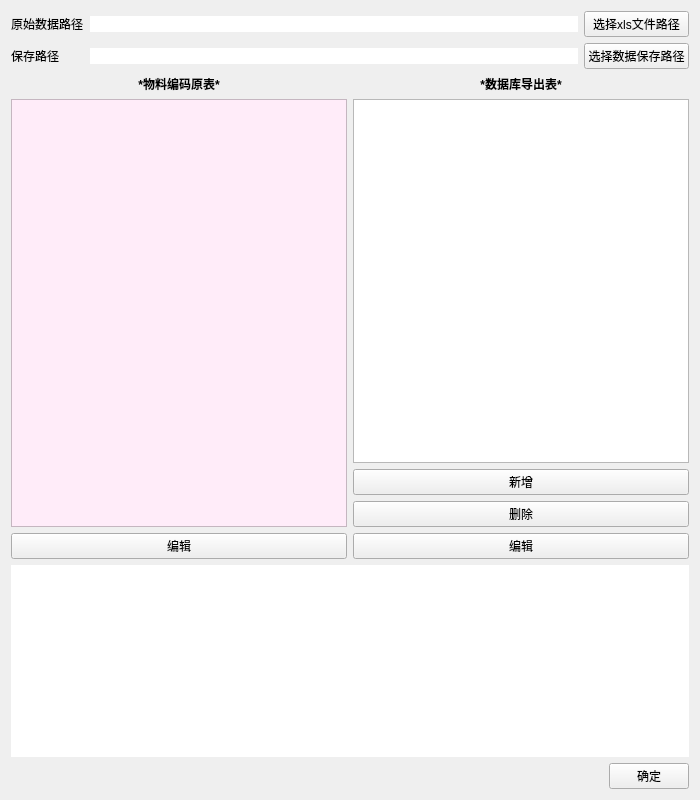
<?xml version="1.0" encoding="UTF-8"?>
<ui version="4.0">
 <class>Form</class>
 <widget class="QWidget" name="Form">
  <property name="geometry">
   <rect>
    <x>0</x>
    <y>0</y>
    <width>700</width>
    <height>800</height>
   </rect>
  </property>
  <property name="windowTitle">
   <string>数据库生成脚本</string>
  </property>
  <property name="styleSheet">
   <string notr="true">QLineEdit{
border: none;
}
QPlainTextEdit{
border: none;
}</string>
  </property>
  <layout class="QVBoxLayout" name="verticalLayout_3" stretch="0,1,0,0">
   <item>
    <layout class="QGridLayout" name="gridLayout" rowstretch="2,0">
     <item row="1" column="0">
      <widget class="QLabel" name="label_2">
       <property name="text">
        <string>保存路径</string>
       </property>
      </widget>
     </item>
     <item row="1" column="2">
      <widget class="QPushButton" name="pushButton_2">
       <property name="text">
        <string>选择数据保存路径</string>
       </property>
      </widget>
     </item>
     <item row="0" column="0">
      <widget class="QLabel" name="label">
       <property name="text">
        <string>原始数据路径</string>
       </property>
      </widget>
     </item>
     <item row="0" column="2">
      <widget class="QPushButton" name="pushButton">
       <property name="text">
        <string>选择xls文件路径</string>
       </property>
      </widget>
     </item>
     <item row="1" column="1">
      <widget class="QLineEdit" name="lineEdit_2">
       <property name="readOnly">
        <bool>true</bool>
       </property>
      </widget>
     </item>
     <item row="0" column="1">
      <widget class="QLineEdit" name="lineEdit">
       <property name="echoMode">
        <enum>QLineEdit::Normal</enum>
       </property>
       <property name="readOnly">
        <bool>true</bool>
       </property>
       <property name="clearButtonEnabled">
        <bool>false</bool>
       </property>
      </widget>
     </item>
    </layout>
   </item>
   <item>
    <layout class="QHBoxLayout" name="horizontalLayout_2">
     <item>
      <layout class="QVBoxLayout" name="verticalLayout">
       <item>
        <widget class="QLabel" name="label_3">
         <property name="styleSheet">
          <string notr="true">QLabel{
font-weight: bold;
}</string>
         </property>
         <property name="text">
          <string>*物料编码原表*</string>
         </property>
         <property name="alignment">
          <set>Qt::AlignCenter</set>
         </property>
        </widget>
       </item>
       <item>
        <widget class="QTreeView" name="treeView_xls">
         <property name="styleSheet">
          <string notr="true">QTreeView{
background-color:rgb(255, 236, 249)
}</string>
         </property>
        </widget>
       </item>
       <item>
        <widget class="QPushButton" name="pushButton_xls_edit">
         <property name="text">
          <string>编辑</string>
         </property>
        </widget>
       </item>
      </layout>
     </item>
     <item>
      <layout class="QVBoxLayout" name="verticalLayout_2">
       <item>
        <widget class="QLabel" name="label_4">
         <property name="styleSheet">
          <string notr="true">QLabel{
font-weight: bold;
}</string>
         </property>
         <property name="text">
          <string>*数据库导出表*</string>
         </property>
         <property name="alignment">
          <set>Qt::AlignCenter</set>
         </property>
        </widget>
       </item>
       <item>
        <widget class="QTreeView" name="treeView_database">
         <property name="styleSheet">
          <string notr="true">QTreeView{
background-color:rgb(230, 245, 255)
}push</string>
         </property>
        </widget>
       </item>
       <item>
        <widget class="QPushButton" name="pushButton_database_add">
         <property name="text">
          <string>新增</string>
         </property>
        </widget>
       </item>
       <item>
        <widget class="QPushButton" name="pushButton_database_delete">
         <property name="text">
          <string>删除</string>
         </property>
        </widget>
       </item>
       <item>
        <widget class="QPushButton" name="pushButton_database_edit">
         <property name="text">
          <string>编辑</string>
         </property>
        </widget>
       </item>
      </layout>
     </item>
    </layout>
   </item>
   <item>
    <widget class="QPlainTextEdit" name="plainTextEdit">
     <property name="readOnly">
      <bool>true</bool>
     </property>
    </widget>
   </item>
   <item>
    <layout class="QHBoxLayout" name="horizontalLayout">
     <item>
      <spacer name="horizontalSpacer">
       <property name="orientation">
        <enum>Qt::Horizontal</enum>
       </property>
       <property name="sizeHint" stdset="0">
        <size>
         <width>40</width>
         <height>20</height>
        </size>
       </property>
      </spacer>
     </item>
     <item>
      <widget class="QPushButton" name="pushButton_3">
       <property name="text">
        <string>确定</string>
       </property>
      </widget>
     </item>
    </layout>
   </item>
  </layout>
 </widget>
 <resources/>
 <connections/>
</ui>
